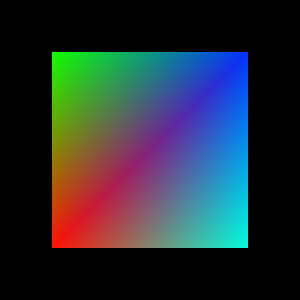

Here is the Python script that generated this plot:
#!/usr/bin/env python

# Demonstrate vtkForceStaticMesh preserving mesh topology across time
# steps while allowing data attributes to change.

import os

# Factory overrides
import vtkmodules.vtkInteractionStyle  # noqa: F401
import vtkmodules.vtkRenderingFreeType  # noqa: F401
import vtkmodules.vtkRenderingOpenGL2  # noqa: F401

from vtkmodules.vtkFiltersGeneral import vtkRandomAttributeGenerator
from vtkmodules.vtkFiltersTemporal import vtkForceStaticMesh
from vtkmodules.vtkIOXML import vtkXMLUnstructuredGridReader
from vtkmodules.vtkRenderingCore import (
    vtkActor,
    vtkDataSetMapper,
    vtkRenderWindow,
    vtkRenderWindowInteractor,
    vtkRenderer,
)

data_dir = os.environ.get("VPE_DATA_DIR", os.path.dirname(os.path.abspath(__file__)))

# Read time-varying unstructured grid
reader = vtkXMLUnstructuredGridReader()
reader.SetFileName(os.path.join(data_dir, "cube-with-time.vtu"))

# Generate random point scalars
scalars = vtkRandomAttributeGenerator()
scalars.SetInputConnection(reader.GetOutputPort())
scalars.GenerateAllDataOff()
scalars.GeneratePointScalarsOn()
scalars.SetDataTypeToDouble()
scalars.SetComponentRange(0, 30)

# Force static mesh — geometry stays the same, attributes update
static_mesh = vtkForceStaticMesh()
static_mesh.SetInputConnection(scalars.GetOutputPort())
static_mesh.Update()

static_mesh.GetOutputDataObject(0).GetCellData().SetActiveScalars("RandomPointScalars")

# Check mesh stays the same at different time steps
init_mesh_time = static_mesh.GetOutputDataObject(0).GetMeshMTime()
static_mesh.UpdateTimeStep(3)
new_mesh_time = static_mesh.GetOutputDataObject(0).GetMeshMTime()
if init_mesh_time != new_mesh_time:
    print("Error: static mesh has different mesh times")

# Mapper
mapper = vtkDataSetMapper()
mapper.SetInputConnection(static_mesh.GetOutputPort())
mapper.UseLookupTableScalarRangeOff()
mapper.SetScalarVisibility(1)
mapper.SetScalarModeToDefault()
mapper.SetScalarRange(0, 30)

# Actor
actor = vtkActor()
actor.SetMapper(mapper)
actor.GetProperty().SetRepresentationToSurface()

# Renderer
renderer = vtkRenderer()
renderer.SetBackground(0, 0, 0)
renderer.AddActor(actor)

# Window
render_window = vtkRenderWindow()
render_window.AddRenderer(renderer)
render_window.SetSize(300, 300)
render_window.SetWindowName("force static mesh py")

# Interactor
interactor = vtkRenderWindowInteractor()
interactor.SetRenderWindow(render_window)

interactor.Initialize()
interactor.Start()
